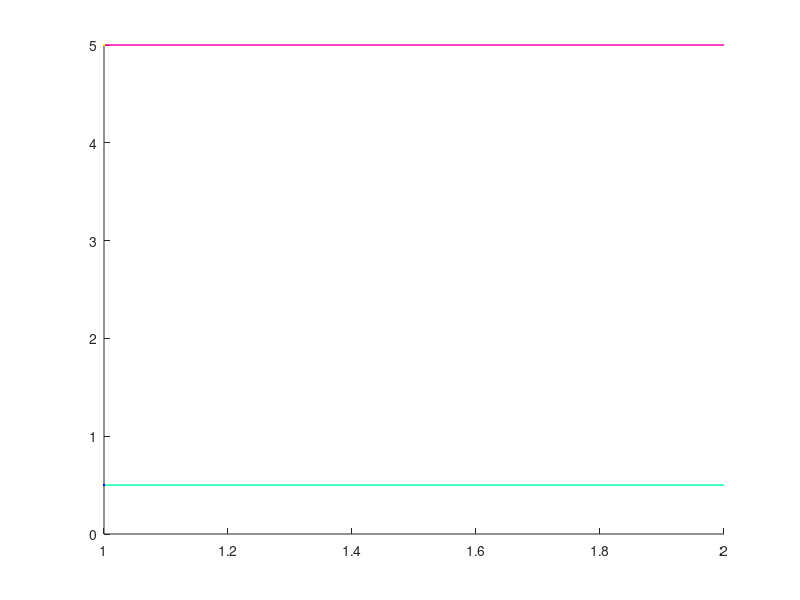

Recreate this plot in MATLAB. (Note: this script raises an error after producing the figure.)


mother_red = input('Mother cell red: ');
mother_green = input('Mother cell green: ');
daughterA_red = input('Daughter A red: ');
daughterA_green = input('Daughter A green: ');
daughterB_red = input('Daughter B red: ');
daughterB_green = input('Daughter B green: ');

mother_red = mother_red(mother_red > -1000000);
mother_green = mother_green(mother_green > -1000000);
daughterA_red = daughterA_red(daughterA_red > -1000000);
daughterA_green = daughterA_green(daughterA_green > -1000000);
daughterB_red = daughterB_red(daughterB_red > -1000000);
daughterB_green = daughterB_green(daughterB_green > -1000000);

green_scaler = 0.1;

hold on
plot([mother_red;daughterA_red] , 'r')
plot([mother_red;daughterB_red] , 'm')
plot([mother_green;daughterA_green] * green_scaler , 'g')
plot([mother_green;daughterB_green] * green_scaler , 'c')
plot(mother_red , 'y')
plot(mother_green * green_scaler , 'b')

legend('Daughter A size','Daughter B size','Daughter A geminin','Daughter B geminin',...
    'Mother size','Mother geminin','Location','SW')
xlabel('Frames (q30min)')
ylabel('Fluorescence (AU)')

figure()
hold on
times = 1:length(daughterA_green);
times = times.';
ftype = fittype('max(a,b*x+c)');
maxfit = fit(times,daughterA_green,ftype)
plot(times,daughterA_green)
plot(maxfit)

G1Stransition = (maxfit.a - maxfit.c)/maxfit.b
% 
% generations = input('How many generations? ');
% trace = [];
% 
% if generations == 1
%     nametrace1 = input('Trace name: ');
%     trace = nametrace1(nametrace1 > -1000000);
% end
% 
% if generations == 2
%     nametrace1 = input('Trace 1 name: ');
%     nametrace2 = input('Trace 2 name: ');
%     trace = [nametrace1(nametrace1 > -1000000) ; nametrace2(nametrace2 > -1000000)];
% end
% 
% 
% color = input('Choose a Matlab color: ');
% scale = input('Choose a multiplier to scale data (5 is good for mCherry vs Geminin): ');
% hold on
% plot(trace*scale, color)